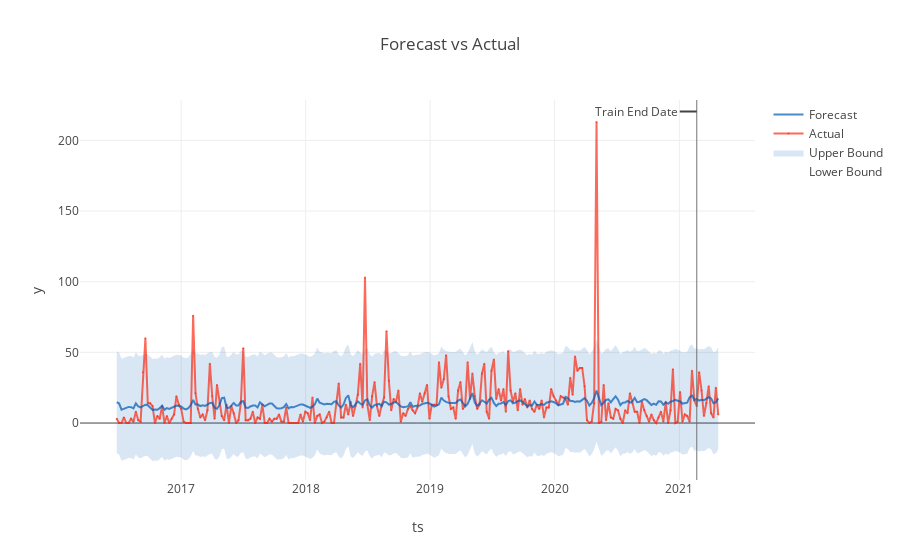

Notebook code for this chart:
### Code cell
backtest = result.backtest
fig = backtest.plot()
plotly.io.show(fig)

### Figure 1 — Plotly figure (JSON) as saved in the notebook; plotly's stock layout.template omitted (floating-point values rounded to 4 significant figures; data arrays with more than 128 entries replaced by an {"elided": "..."} marker saying what was removed)
{"data": [{"legendgroup": "interval", "line": {"color": "rgba(0, 90, 181, 0.5)", "width": 0}, "mode": "lines", "name": "Lower Bound", "type": "scatter", "uid": "35d0ec20-75ac-4f69-9158-997e4dca1c73", "x": {"elided": "253 str values"}, "y": {"elided": "253 float values"}}, {"fill": "tonexty", "fillcolor": "rgba(0, 90, 181, 0.15)", "legendgroup": "interval", "line": {"color": "rgba(0, 90, 181, 0.5)", "width": 0}, "mode": "lines", "name": "Upper Bound", "type": "scatter", "uid": "b647dac1-15be-4dff-aaf0-daa99650c41c", "x": {"elided": "253 str values"}, "y": {"elided": "253 float values"}}, {"line": {"color": "rgba(250, 43, 20, 0.7)"}, "marker": {"color": "rgba(250, 43, 20, 0.7)", "size": 2}, "mode": "lines+markers", "name": "Actual", "opacity": 1, "type": "scatter", "uid": "a16aceee-a1c4-4125-b87d-90115163478b", "x": {"elided": "253 str values"}, "y": {"elided": "253 int values"}}, {"line": {"color": "rgba(0, 90, 181, 0.7)", "dash": "solid"}, "name": "Forecast", "type": "scatter", "uid": "acc4e01e-63d8-42e5-88ed-254cd7bd455e", "x": {"elided": "253 str values"}, "y": {"elided": "253 float values"}}], "layout": {"annotations": [{"arrowhead": 0, "ax": -60, "ay": 0, "showarrow": true, "text": "Train End Date", "x": "2021-02-21", "xref": "x", "y": 0.97, "yref": "paper"}], "legend": {"traceorder": "reversed"}, "shapes": [{"line": {"color": "rgba(100, 100, 100, 0.9)", "width": 1}, "type": "line", "x0": "2021-02-21", "x1": "2021-02-21", "xref": "x", "y0": 0, "y1": 1, "yref": "paper"}], "showlegend": true, "title": {"text": "Forecast vs Actual"}, "xaxis": {"title": {"text": "ts"}, "type": "date", "range": ["2016-03-06 01:11:44.6263", "2021-08-14 22:48:15.3737"], "autorange": true}, "yaxis": {"title": {"text": "y"}, "type": "linear", "range": [-40.35, 229.5], "autorange": true}}}
